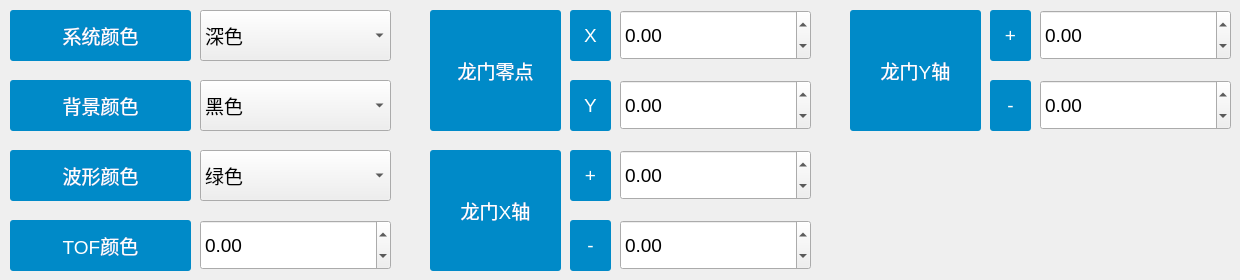
    <widget class="QWidget" name="tab_6">
     <attribute name="title">
      <string>       系统       </string>
     </attribute>
     <widget class="QLabel" name="label_99">
      <property name="geometry">
       <rect>
        <x>10</x>
        <y>10</y>
        <width>181</width>
        <height>51</height>
       </rect>
      </property>
      <property name="font">
       <font>
        <pointsize>14</pointsize>
       </font>
      </property>
      <property name="styleSheet">
       <string notr="true">border-radius: 3px;
color: rgb(255, 255, 255);
background-color: rgb(0, 138, 200);</string>
      </property>
      <property name="text">
       <string>系统颜色</string>
      </property>
      <property name="alignment">
       <set>Qt::AlignmentFlag::AlignCenter</set>
      </property>
     </widget>
     <widget class="QComboBox" name="ColorCombox">
      <property name="geometry">
       <rect>
        <x>200</x>
        <y>10</y>
        <width>191</width>
        <height>51</height>
       </rect>
      </property>
      <property name="font">
       <font>
        <pointsize>14</pointsize>
       </font>
      </property>
      <item>
       <property name="text">
        <string>深色</string>
       </property>
      </item>
      <item>
       <property name="text">
        <string>浅色</string>
       </property>
      </item>
     </widget>
     <widget class="QLabel" name="label_101">
      <property name="geometry">
       <rect>
        <x>570</x>
        <y>10</y>
        <width>41</width>
        <height>51</height>
       </rect>
      </property>
      <property name="font">
       <font>
        <pointsize>14</pointsize>
       </font>
      </property>
      <property name="styleSheet">
       <string notr="true">border-radius: 3px;
color: rgb(255, 255, 255);
background-color: rgb(0, 138, 200);</string>
      </property>
      <property name="text">
       <string>X</string>
      </property>
      <property name="alignment">
       <set>Qt::AlignmentFlag::AlignCenter</set>
      </property>
     </widget>
     <widget class="QLabel" name="label_102">
      <property name="geometry">
       <rect>
        <x>570</x>
        <y>80</y>
        <width>41</width>
        <height>51</height>
       </rect>
      </property>
      <property name="font">
       <font>
        <pointsize>14</pointsize>
       </font>
      </property>
      <property name="styleSheet">
       <string notr="true">border-radius: 3px;
color: rgb(255, 255, 255);
background-color: rgb(0, 138, 200);</string>
      </property>
      <property name="text">
       <string>Y</string>
      </property>
      <property name="alignment">
       <set>Qt::AlignmentFlag::AlignCenter</set>
      </property>
     </widget>
     <widget class="QComboBox" name="BgColorBox">
      <property name="geometry">
       <rect>
        <x>200</x>
        <y>80</y>
        <width>191</width>
        <height>51</height>
       </rect>
      </property>
      <property name="font">
       <font>
        <pointsize>14</pointsize>
       </font>
      </property>
      <item>
       <property name="text">
        <string>黑色</string>
       </property>
      </item>
      <item>
       <property name="text">
        <string>灰色</string>
       </property>
      </item>
      <item>
       <property name="text">
        <string>蓝色</string>
       </property>
      </item>
      <item>
       <property name="text">
        <string>绿色</string>
       </property>
      </item>
      <item>
       <property name="text">
        <string>白色</string>
       </property>
      </item>
     </widget>
     <widget class="QLabel" name="label_98">
      <property name="geometry">
       <rect>
        <x>10</x>
        <y>80</y>
        <width>181</width>
        <height>51</height>
       </rect>
      </property>
      <property name="font">
       <font>
        <pointsize>14</pointsize>
       </font>
      </property>
      <property name="styleSheet">
       <string notr="true">border-radius: 3px;
color: rgb(255, 255, 255);
background-color: rgb(0, 138, 200);</string>
      </property>
      <property name="text">
       <string>背景颜色</string>
      </property>
      <property name="alignment">
       <set>Qt::AlignmentFlag::AlignCenter</set>
      </property>
     </widget>
     <widget class="QComboBox" name="WaveColorBox">
      <property name="geometry">
       <rect>
        <x>200</x>
        <y>150</y>
        <width>191</width>
        <height>51</height>
       </rect>
      </property>
      <property name="font">
       <font>
        <pointsize>14</pointsize>
       </font>
      </property>
      <item>
       <property name="text">
        <string>绿色</string>
       </property>
      </item>
      <item>
       <property name="text">
        <string>黄色</string>
       </property>
      </item>
      <item>
       <property name="text">
        <string>青色</string>
       </property>
      </item>
      <item>
       <property name="text">
        <string>橙色</string>
       </property>
      </item>
      <item>
       <property name="text">
        <string>红色</string>
       </property>
      </item>
     </widget>
     <widget class="QLabel" name="label_97">
      <property name="geometry">
       <rect>
        <x>10</x>
        <y>150</y>
        <width>181</width>
        <height>51</height>
       </rect>
      </property>
      <property name="font">
       <font>
        <pointsize>14</pointsize>
       </font>
      </property>
      <property name="styleSheet">
       <string notr="true">border-radius: 3px;
color: rgb(255, 255, 255);
background-color: rgb(0, 138, 200);</string>
      </property>
      <property name="text">
       <string>波形颜色</string>
      </property>
      <property name="alignment">
       <set>Qt::AlignmentFlag::AlignCenter</set>
      </property>
     </widget>
     <widget class="QDoubleSpinBox" name="doubleSpinBox_6">
      <property name="geometry">
       <rect>
        <x>620</x>
        <y>10</y>
        <width>191</width>
        <height>50</height>
       </rect>
      </property>
      <property name="sizePolicy">
       <sizepolicy hsizetype="Preferred" vsizetype="Fixed">
        <horstretch>0</horstretch>
        <verstretch>0</verstretch>
       </sizepolicy>
      </property>
      <property name="minimumSize">
       <size>
        <width>0</width>
        <height>50</height>
       </size>
      </property>
      <property name="font">
       <font>
        <pointsize>14</pointsize>
       </font>
      </property>
      <property name="minimum">
       <double>-5000.000000000000000</double>
      </property>
      <property name="maximum">
       <double>5000.000000000000000</double>
      </property>
      <property name="singleStep">
       <double>1.000000000000000</double>
      </property>
     </widget>
     <widget class="QDoubleSpinBox" name="doubleSpinBox_7">
      <property name="geometry">
       <rect>
        <x>620</x>
        <y>80</y>
        <width>191</width>
        <height>50</height>
       </rect>
      </property>
      <property name="sizePolicy">
       <sizepolicy hsizetype="Preferred" vsizetype="Fixed">
        <horstretch>0</horstretch>
        <verstretch>0</verstretch>
       </sizepolicy>
      </property>
      <property name="minimumSize">
       <size>
        <width>0</width>
        <height>50</height>
       </size>
      </property>
      <property name="font">
       <font>
        <pointsize>14</pointsize>
       </font>
      </property>
      <property name="minimum">
       <double>-5000.000000000000000</double>
      </property>
      <property name="maximum">
       <double>5000.000000000000000</double>
      </property>
      <property name="singleStep">
       <double>1.000000000000000</double>
      </property>
     </widget>
     <widget class="QLabel" name="label_103">
      <property name="geometry">
       <rect>
        <x>430</x>
        <y>10</y>
        <width>131</width>
        <height>121</height>
       </rect>
      </property>
      <property name="font">
       <font>
        <pointsize>14</pointsize>
       </font>
      </property>
      <property name="styleSheet">
       <string notr="true">border-radius: 3px;
color: rgb(255, 255, 255);
background-color: rgb(0, 138, 200);</string>
      </property>
      <property name="text">
       <string>龙门零点</string>
      </property>
      <property name="alignment">
       <set>Qt::AlignmentFlag::AlignCenter</set>
      </property>
     </widget>
     <widget class="QLabel" name="label_104">
      <property name="geometry">
       <rect>
        <x>10</x>
        <y>220</y>
        <width>181</width>
        <height>51</height>
       </rect>
      </property>
      <property name="font">
       <font>
        <pointsize>14</pointsize>
       </font>
      </property>
      <property name="styleSheet">
       <string notr="true">border-radius: 3px;
color: rgb(255, 255, 255);
background-color: rgb(0, 138, 200);</string>
      </property>
      <property name="text">
       <string>TOF颜色</string>
      </property>
      <property name="alignment">
       <set>Qt::AlignmentFlag::AlignCenter</set>
      </property>
     </widget>
     <widget class="QDoubleSpinBox" name="doubleSpinBox_8">
      <property name="geometry">
       <rect>
        <x>200</x>
        <y>220</y>
        <width>191</width>
        <height>50</height>
       </rect>
      </property>
      <property name="sizePolicy">
       <sizepolicy hsizetype="Preferred" vsizetype="Fixed">
        <horstretch>0</horstretch>
        <verstretch>0</verstretch>
       </sizepolicy>
      </property>
      <property name="minimumSize">
       <size>
        <width>0</width>
        <height>50</height>
       </size>
      </property>
      <property name="font">
       <font>
        <pointsize>14</pointsize>
       </font>
      </property>
      <property name="minimum">
       <double>-5000.000000000000000</double>
      </property>
      <property name="maximum">
       <double>5000.000000000000000</double>
      </property>
      <property name="singleStep">
       <double>1.000000000000000</double>
      </property>
     </widget>
     <widget class="QLabel" name="label_107">
      <property name="geometry">
       <rect>
        <x>570</x>
        <y>150</y>
        <width>41</width>
        <height>51</height>
       </rect>
      </property>
      <property name="font">
       <font>
        <pointsize>14</pointsize>
       </font>
      </property>
      <property name="styleSheet">
       <string notr="true">border-radius: 3px;
color: rgb(255, 255, 255);
background-color: rgb(0, 138, 200);</string>
      </property>
      <property name="text">
       <string>+</string>
      </property>
      <property name="alignment">
       <set>Qt::AlignmentFlag::AlignCenter</set>
      </property>
     </widget>
     <widget class="QLabel" name="label_108">
      <property name="geometry">
       <rect>
        <x>570</x>
        <y>220</y>
        <width>41</width>
        <height>51</height>
       </rect>
      </property>
      <property name="font">
       <font>
        <pointsize>14</pointsize>
       </font>
      </property>
      <property name="styleSheet">
       <string notr="true">border-radius: 3px;
color: rgb(255, 255, 255);
background-color: rgb(0, 138, 200);</string>
      </property>
      <property name="text">
       <string>-</string>
      </property>
      <property name="alignment">
       <set>Qt::AlignmentFlag::AlignCenter</set>
      </property>
     </widget>
     <widget class="QDoubleSpinBox" name="doubleSpinBox_9">
      <property name="geometry">
       <rect>
        <x>620</x>
        <y>220</y>
        <width>191</width>
        <height>50</height>
       </rect>
      </property>
      <property name="sizePolicy">
       <sizepolicy hsizetype="Preferred" vsizetype="Fixed">
        <horstretch>0</horstretch>
        <verstretch>0</verstretch>
       </sizepolicy>
      </property>
      <property name="minimumSize">
       <size>
        <width>0</width>
        <height>50</height>
       </size>
      </property>
      <property name="font">
       <font>
        <pointsize>14</pointsize>
       </font>
      </property>
      <property name="minimum">
       <double>-5000.000000000000000</double>
      </property>
      <property name="maximum">
       <double>5000.000000000000000</double>
      </property>
      <property name="singleStep">
       <double>1.000000000000000</double>
      </property>
     </widget>
     <widget class="QDoubleSpinBox" name="doubleSpinBox_10">
      <property name="geometry">
       <rect>
        <x>620</x>
        <y>150</y>
        <width>191</width>
        <height>50</height>
       </rect>
      </property>
      <property name="sizePolicy">
       <sizepolicy hsizetype="Preferred" vsizetype="Fixed">
        <horstretch>0</horstretch>
        <verstretch>0</verstretch>
       </sizepolicy>
      </property>
      <property name="minimumSize">
       <size>
        <width>0</width>
        <height>50</height>
       </size>
      </property>
      <property name="font">
       <font>
        <pointsize>14</pointsize>
       </font>
      </property>
      <property name="minimum">
       <double>-5000.000000000000000</double>
      </property>
      <property name="maximum">
       <double>5000.000000000000000</double>
      </property>
      <property name="singleStep">
       <double>1.000000000000000</double>
      </property>
     </widget>
     <widget class="QLabel" name="label_109">
      <property name="geometry">
       <rect>
        <x>430</x>
        <y>150</y>
        <width>131</width>
        <height>121</height>
       </rect>
      </property>
      <property name="font">
       <font>
        <pointsize>14</pointsize>
       </font>
      </property>
      <property name="styleSheet">
       <string notr="true">border-radius: 3px;
color: rgb(255, 255, 255);
background-color: rgb(0, 138, 200);</string>
      </property>
      <property name="text">
       <string>龙门X轴</string>
      </property>
      <property name="alignment">
       <set>Qt::AlignmentFlag::AlignCenter</set>
      </property>
     </widget>
     <widget class="QLabel" name="label_110">
      <property name="geometry">
       <rect>
        <x>990</x>
        <y>10</y>
        <width>41</width>
        <height>51</height>
       </rect>
      </property>
      <property name="font">
       <font>
        <pointsize>14</pointsize>
       </font>
      </property>
      <property name="styleSheet">
       <string notr="true">border-radius: 3px;
color: rgb(255, 255, 255);
background-color: rgb(0, 138, 200);</string>
      </property>
      <property name="text">
       <string>+</string>
      </property>
      <property name="alignment">
       <set>Qt::AlignmentFlag::AlignCenter</set>
      </property>
     </widget>
     <widget class="QLabel" name="label_112">
      <property name="geometry">
       <rect>
        <x>990</x>
        <y>80</y>
        <width>41</width>
        <height>51</height>
       </rect>
      </property>
      <property name="font">
       <font>
        <pointsize>14</pointsize>
       </font>
      </property>
      <property name="styleSheet">
       <string notr="true">border-radius: 3px;
color: rgb(255, 255, 255);
background-color: rgb(0, 138, 200);</string>
      </property>
      <property name="text">
       <string>-</string>
      </property>
      <property name="alignment">
       <set>Qt::AlignmentFlag::AlignCenter</set>
      </property>
     </widget>
     <widget class="QDoubleSpinBox" name="doubleSpinBox_11">
      <property name="geometry">
       <rect>
        <x>1040</x>
        <y>80</y>
        <width>191</width>
        <height>50</height>
       </rect>
      </property>
      <property name="sizePolicy">
       <sizepolicy hsizetype="Preferred" vsizetype="Fixed">
        <horstretch>0</horstretch>
        <verstretch>0</verstretch>
       </sizepolicy>
      </property>
      <property name="minimumSize">
       <size>
        <width>0</width>
        <height>50</height>
       </size>
      </property>
      <property name="font">
       <font>
        <pointsize>14</pointsize>
       </font>
      </property>
      <property name="minimum">
       <double>-5000.000000000000000</double>
      </property>
      <property name="maximum">
       <double>5000.000000000000000</double>
      </property>
      <property name="singleStep">
       <double>1.000000000000000</double>
      </property>
     </widget>
     <widget class="QDoubleSpinBox" name="doubleSpinBox_12">
      <property name="geometry">
       <rect>
        <x>1040</x>
        <y>10</y>
        <width>191</width>
        <height>50</height>
       </rect>
      </property>
      <property name="sizePolicy">
       <sizepolicy hsizetype="Preferred" vsizetype="Fixed">
        <horstretch>0</horstretch>
        <verstretch>0</verstretch>
       </sizepolicy>
      </property>
      <property name="minimumSize">
       <size>
        <width>0</width>
        <height>50</height>
       </size>
      </property>
      <property name="font">
       <font>
        <pointsize>14</pointsize>
       </font>
      </property>
      <property name="minimum">
       <double>-5000.000000000000000</double>
      </property>
      <property name="maximum">
       <double>5000.000000000000000</double>
      </property>
      <property name="singleStep">
       <double>1.000000000000000</double>
      </property>
     </widget>
     <widget class="QLabel" name="label_117">
      <property name="geometry">
       <rect>
        <x>850</x>
        <y>10</y>
        <width>131</width>
        <height>121</height>
       </rect>
      </property>
      <property name="font">
       <font>
        <pointsize>14</pointsize>
       </font>
      </property>
      <property name="styleSheet">
       <string notr="true">border-radius: 3px;
color: rgb(255, 255, 255);
background-color: rgb(0, 138, 200);</string>
      </property>
      <property name="text">
       <string>龙门Y轴</string>
      </property>
      <property name="alignment">
       <set>Qt::AlignmentFlag::AlignCenter</set>
      </property>
     </widget>
    </widget>
